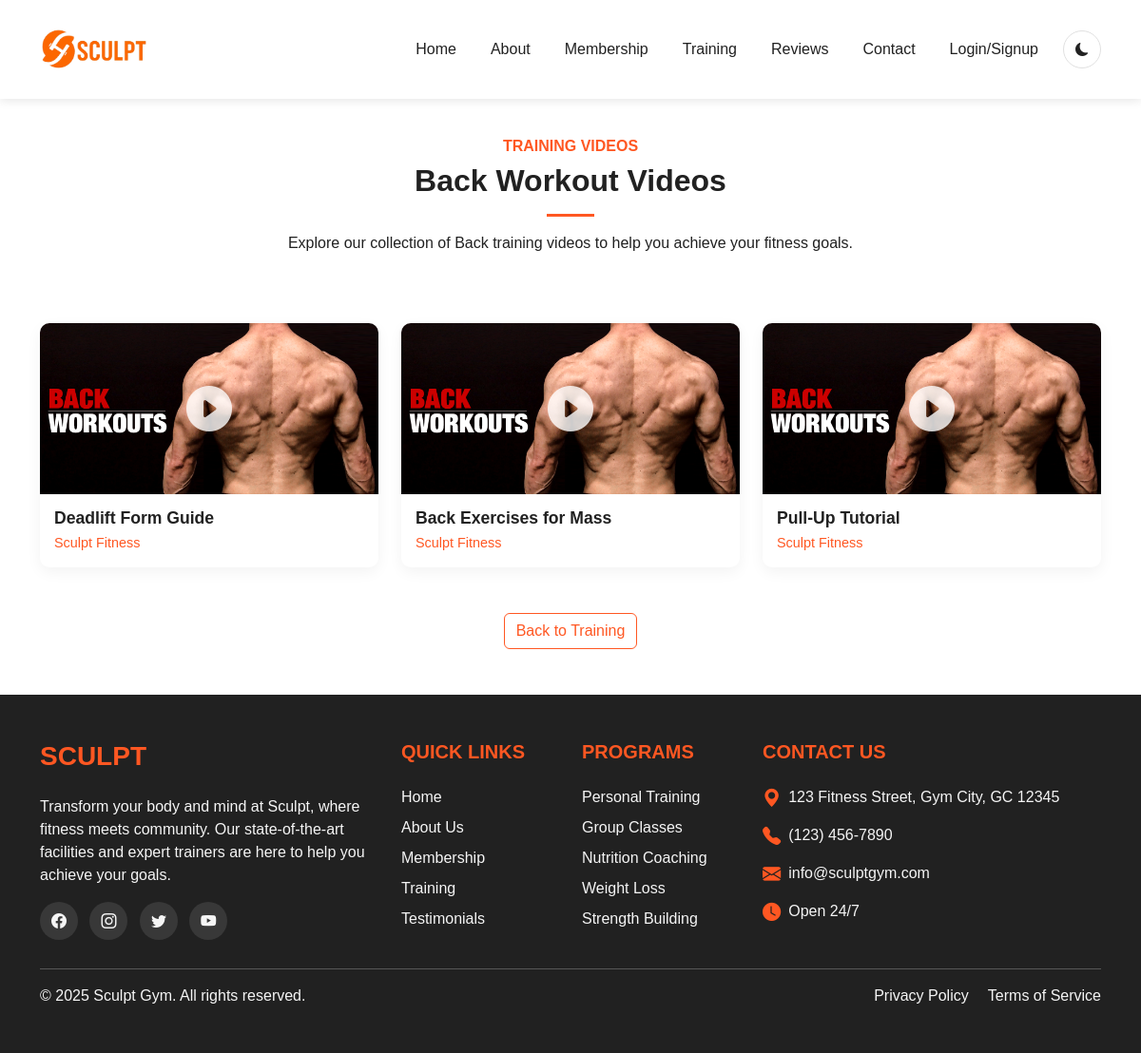
/videos.php?muscleId=1, run on the app's committed database.
### tables this page shows
CREATE TABLE `muscle_group` (
  `muscle_id` int(11) NOT NULL,
  `muscle_name` varchar(255) NOT NULL,
  `muscle_desc` text NOT NULL,
  `muscle_image` varchar(255) NOT NULL
);

CREATE TABLE `muscle_videos` (
  `video_id` int(11) NOT NULL,
  `video_name` varchar(255) NOT NULL,
  `video_url` text NOT NULL,
  `muscle_group_id` int(11) NOT NULL
);

### videos.php (the view, shortened to what this page needs)
<?php
include_once 'header.php';
include_once './db_connect.php';
$muscleId = isset($_GET['muscleId']) ? $_GET['muscleId'] : '';
$sql = "SELECT * FROM muscle_videos WHERE muscle_group_id = '$muscleId'";
$result = mysqli_query($conn, $sql);
$query = "SELECT * FROM muscle_group WHERE muscle_id = '$muscleId'";
$res = mysqli_query($conn, $query);
$muscleGroup = mysqli_fetch_assoc($res);
?>
<!DOCTYPE html>
<html lang="en">
<head>
    <link href="https://cdn.jsdelivr.net/npm/bootstrap@5.3.0/dist/css/bootstrap.min.css" rel="stylesheet">
    <link rel="stylesheet" href="https://cdn.jsdelivr.net/npm/bootstrap-icons@1.10.0/font/bootstrap-icons.css">
    <link rel="stylesheet" href="./CSS/styles.css">
    <link rel="stylesheet" href="./CSS/videos.css">
</head>
<body class="<?php echo isset($_COOKIE['theme']) && $_COOKIE['theme'] === 'dark' ? 'dark-mode' : 'light-mode'; ?>">
    <div class="container mt-5 mb-5" style="padding-top: 6rem !important;">
        <div class="section-header text-center mb-5">
            <h6 class="text-uppercase fw-bold accent-color">Training Videos</h6>
            <h2 class="fw-bold"><?= $muscleGroup['muscle_name']; ?> Workout Videos</h2>
            <div class="accent-line mx-auto"></div>
            <p class="mt-3">Explore our collection of <?= $muscleGroup['muscle_name']; ?> training videos to help you achieve your fitness goals.</p>
        </div>
        <?php if (empty($result)): ?>
            <div class="alert alert-warning text-center">
                <i class="bi bi-exclamation-triangle me-2"></i>
                No videos found for this muscle group. Please try another category.
            </div>
            <div class="text-center mt-4">
                <a href="index.php#training" class="btn btn-primary">Back to Training</a>
            </div>
        <?php else: ?>
            <div class="row g-4 video-grid">
                <?php
                if (mysqli_num_rows($result) > 0) {
                    while ($video = mysqli_fetch_assoc($result)) { ?>
                        <div class="col-md-6 col-lg-4">
                            <div class="video-card">
                                <div class="video-thumbnail" onclick="openVideoModal('<?= $video['video_url'] ?>', '<?= addslashes($video['video_name']) ?>')">
                                    <img src="./Images/muscle_groups/<?= $muscleGroup['muscle_image']; ?>" alt="<?= $video['video_name']; ?>" class="img-fluid">
                                    <div class="play-button">
                                        <i class="bi bi-play-circle-fill"></i>
                                    </div>
                                </div>
                                <div class="video-info">
                                    <h5><?php echo $video['video_name']; ?></h5>
                                    <p class="video-channel">Sculpt Fitness</p>
                                </div>
                            </div>
                        </div>
                <?php
                    }
                }
                ?>
            </div>
            <div class="text-center mt-5">
                <a href="index.php#training" class="btn btn-outline-primary">Back to Training</a>
            </div>
        <?php endif; ?>
    </div>
    <?php include_once 'footer.php'; ?>
</body>
</html>

### CSS/styles.css (style rules this page uses)
:root { --primary-color: #ff5722; --primary-dark: #e64a19; --primary-light: #ffccbc; --secondary-color: #212121; --light-color: #f5f5f5; --dark-color: #121212; --text-light: #f5f5f5; --text-dark: #212121; --gray-light: #f0f0f0; --gray-dark: #333333; --transition: all 0.3s ease; }
body.light-mode { --bg-color: #ffffff; --text-color: #212121; --card-bg: #ffffff; --card-border: #e0e0e0; --navbar-bg: rgba(255, 255, 255, 0.95); --footer-bg: #212121; --footer-text: #f5f5f5; }
body { font-family: "Poppins", sans-serif; background-color: var(--bg-color); color: var(--text-color); transition: var(--transition); }
a { color: var(--primary-color); text-decoration: none; transition: var(--transition); }
.accent-color { color: var(--primary-color); }
.accent-line { width: 50px; height: 3px; background-color: var(--primary-color); margin-top: 15px; margin-bottom: 15px; }
.section-header h2 { margin-bottom: 10px; }
.btn-outline-primary { color: var(--primary-color); border-color: var(--primary-color); }

### CSS/videos.css (style rules this page uses)
.video-grid { margin-top: 30px; }
.video-card { background-color: var(--card-bg); border-radius: 10px; overflow: hidden; box-shadow: 0 5px 15px rgba(0, 0, 0, 0.05); transition: var(--transition); cursor: pointer; }
.video-thumbnail { position: relative; overflow: hidden; }
.video-thumbnail img { width: 100%; height: 180px; object-fit: cover; transition: transform 0.3s ease; }
.play-button { position: absolute; top: 50%; left: 50%; transform: translate(-50%, -50%); color: white; font-size: 3rem; opacity: 0.8; transition: var(--transition); }
.video-info { padding: 15px; }
.video-info h5 { margin-bottom: 5px; font-weight: 600; font-size: 1.1rem; color: var(--text-color); }
.video-channel { color: var(--primary-color); font-size: 0.9rem; margin-bottom: 0; }

### data on the page
muscle_group: muscle_name "Back"
muscle_videos: muscle_group.muscle_image (picture), video_name "Deadlift Form Guide"
muscle_videos: muscle_group.muscle_image (picture), video_name "Back Exercises for Mass"
muscle_videos: muscle_group.muscle_image (picture), video_name "Pull-Up Tutorial"
